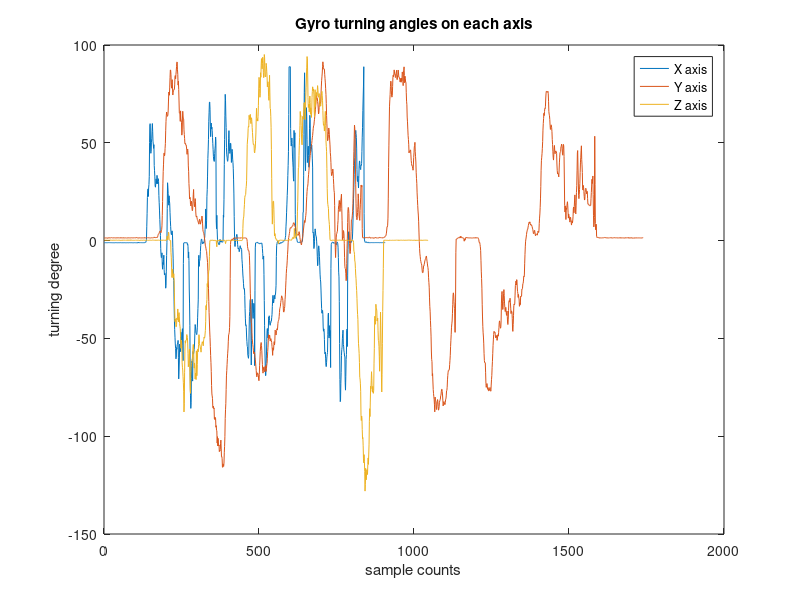

Here is the MATLAB script that generated this plot:
close all
clear all
clc


rawgyro = csvread('part6_rawgyro.csv');
xRotate = csvread('part6_gyroX90.csv');
yRotate = csvread('part6_gyroY90.csv');
zRotate = csvread('part6_gyroZ90.csv');

xbias = mean(rawgyro(:,1));
ybias = mean(rawgyro(:,2));
zbias = mean(rawgyro(:,3));

scaleX = nansum(abs(xRotate(:,1)-xbias))*0.02/400;
scaleY = nansum(abs(yRotate(:,2)-ybias))*0.02/1000;
scaleZ = nansum(abs(zRotate(:,3)-zbias))*0.02/500;
figure (1)
axis equal
plot(xRotate(:,1)/scaleX);
hold on

plot(yRotate(:,2)/scaleY);

plot(zRotate(:,3)/scaleZ);
xlabel('sample counts');
ylabel('turning degree');
title('Gyro turning angles on each axis');
legend('X axis', 'Y axis', 'Z axis');



